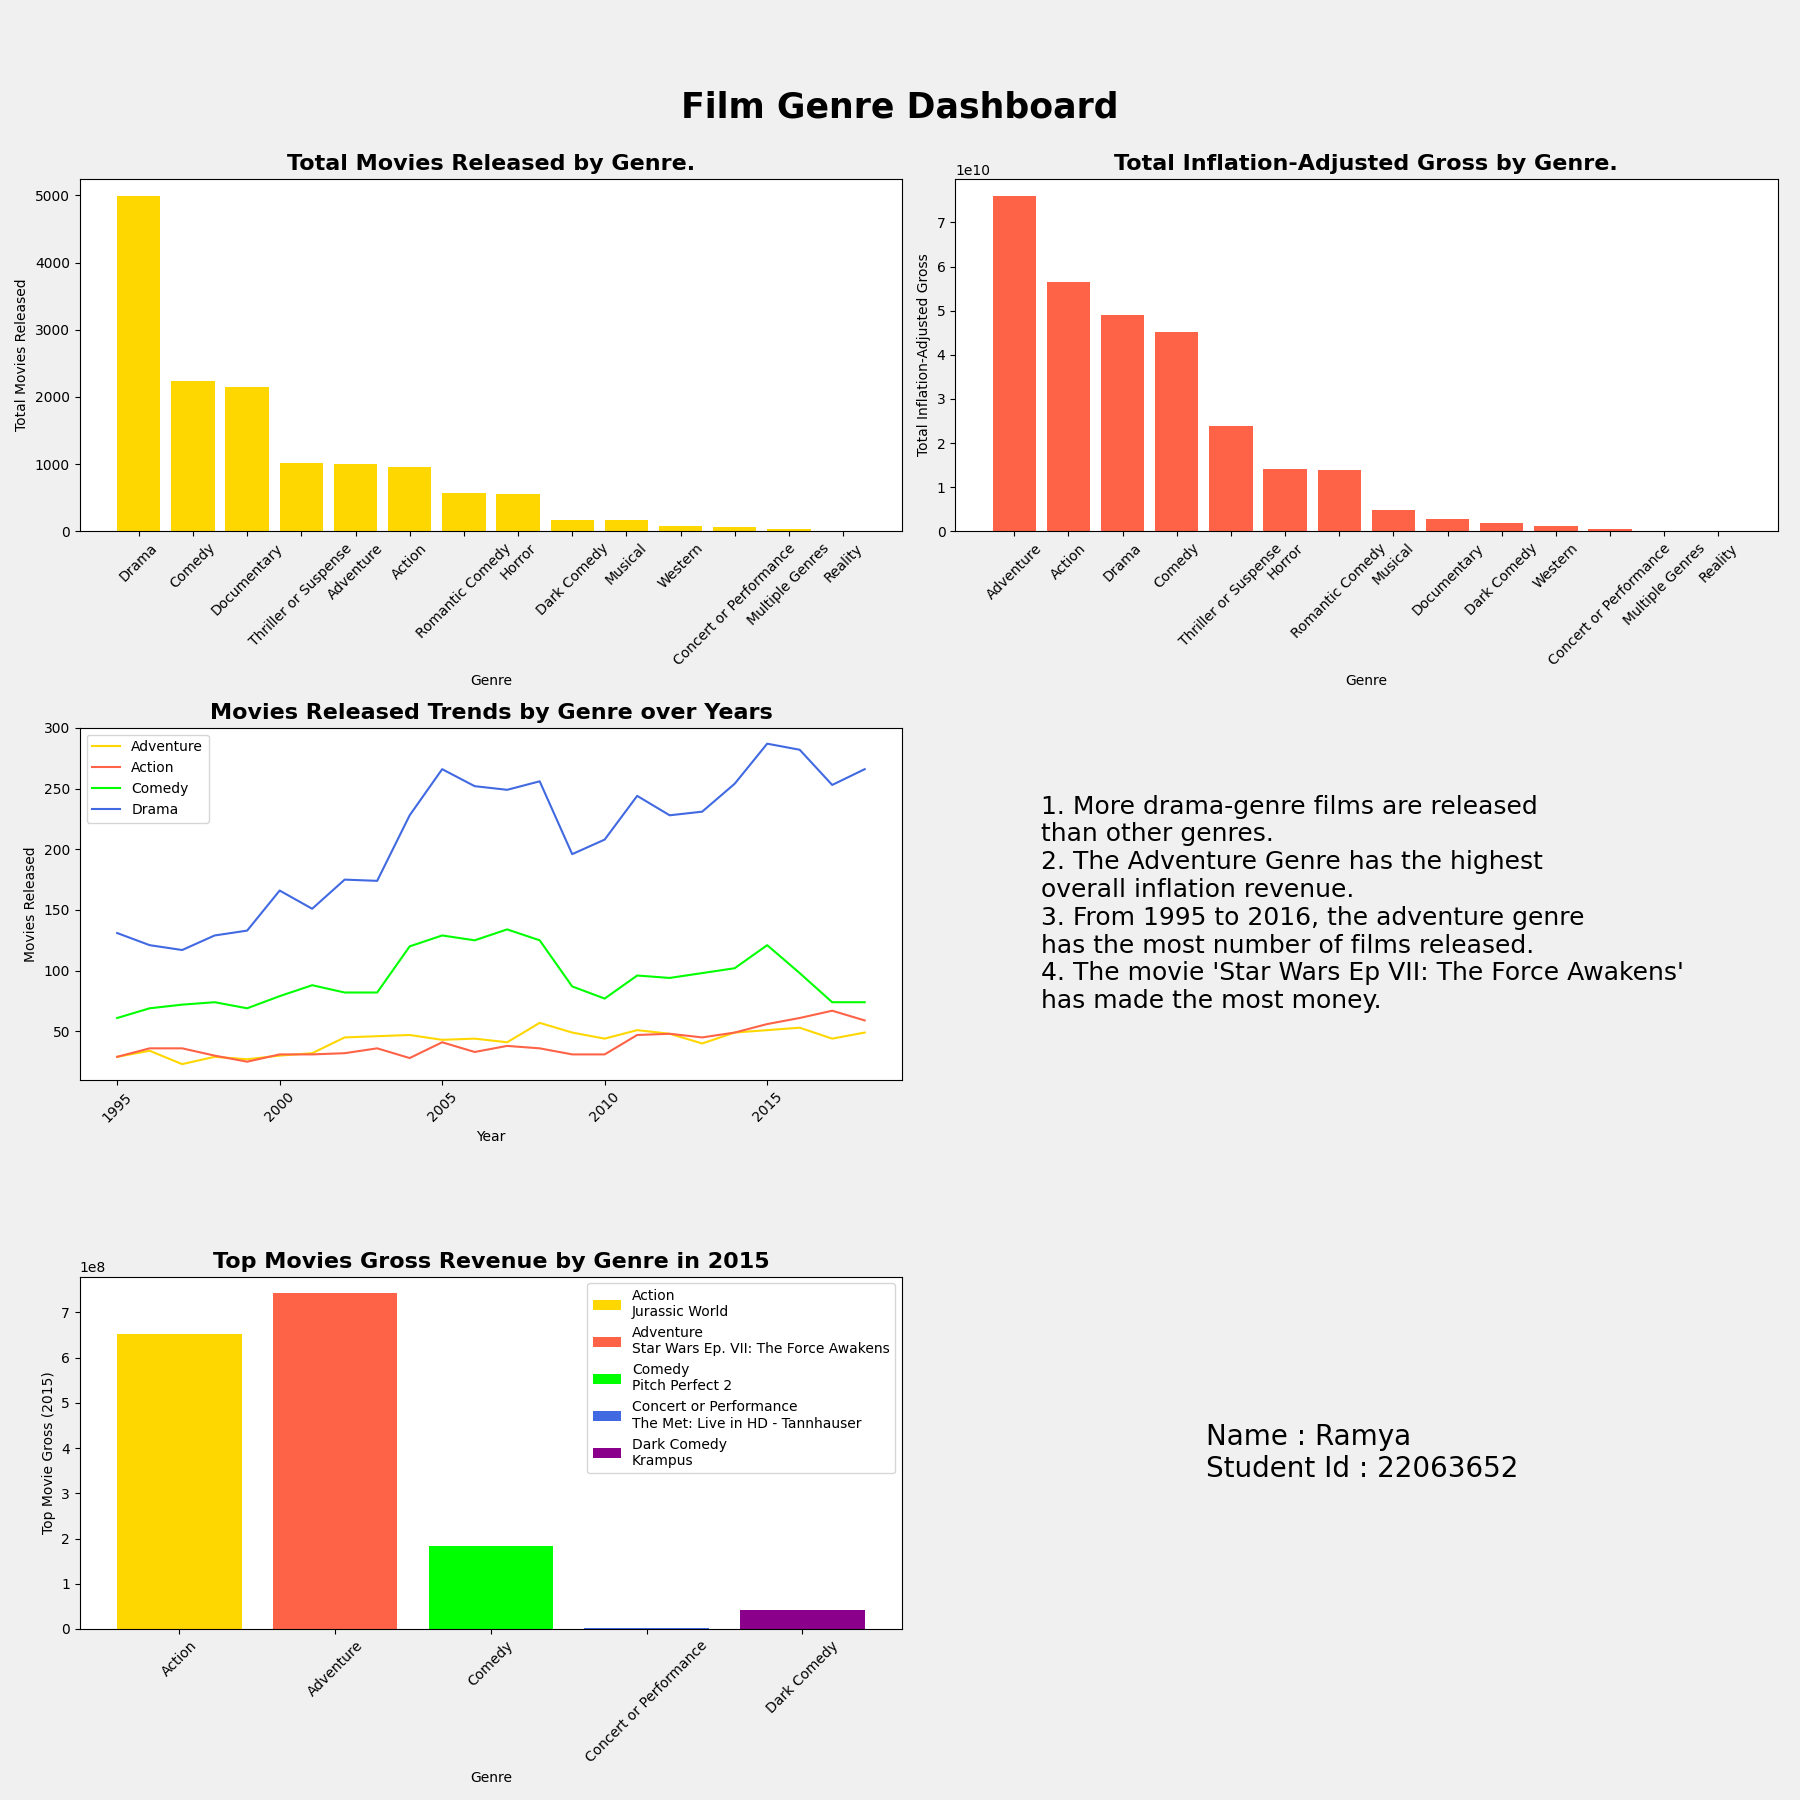

The script that saved this image:
# Data Source Link : https://www.kaggle.com/datasets/thedevastator/film-genre-statistics
# Github Link : https://github.com/pallaramya/dhv-assignment.git
import pandas as pd
import matplotlib.pyplot as plt

def load_data(file_path):
    """
    Load data from a CSV file.

    Parameters:
    - file_path (str): The path to the CSV file.

    Returns:
    - pd.DataFrame: A pandas DataFrame containing the loaded data.
    """
    return pd.read_csv(file_path)

def set_background_color(fig , color = '#f0f0f0'):
    """
    Set the background color of the entire plot.

    Parameters:
    - fig (matplotlib.figure.Figure): The matplotlib figure object.
    - color (str): The desired background color. Default is '#f0f0f0'.
    """
    fig.patch.set_facecolor(color)

def plot_total_movies(ax , data , color , title , xlabel , ylabel , rotation = 45):
    """
    Plot the total movies released by genre.

    Parameters:
    - ax (matplotlib.axes._subplots.AxesSubplot): The subplot to plot on.
    - data (pd.Series): The data to be plotted.
    - color (str): The color of the bars.
    - title (str): The title of the plot.
    - xlabel (str): The label for the x-axis.
    - ylabel (str): The label for the y-axis.
    - rotation (int): The rotation angle for x-axis ticks. Default is 45.
    """
    ax.bar(data.index , data , color = color)
    ax.set_title(title , fontweight = 'bold' , fontsize = 16)
    ax.set_xlabel(xlabel)
    ax.set_ylabel(ylabel)
    ax.tick_params(axis = 'x' , rotation = rotation)

def plot_movies_trends(ax , data , genres , colors , xlabel , ylabel , rotation = 45):
    """
    Plot the movies released trends by genre over years.

    Parameters:
    - ax (matplotlib.axes._subplots.AxesSubplot): The subplot to plot on.
    - data (pd.DataFrame): The data to be plotted.
    - genres (list): List of genres of interest.
    - colors (list): List of colors for each genre.
    - xlabel (str): The label for the x-axis.
    - ylabel (str): The label for the y-axis.
    - rotation (int): The rotation angle for x-axis ticks. Default is 45.
    """
    ax.set_title('Movies Released Trends by Genre over Years' , fontweight = 'bold' , fontsize = 16)
    ax.set_xlabel(xlabel)
    ax.set_ylabel(ylabel)
    ax.tick_params(axis = 'x' , rotation = rotation)

    for i, genre in enumerate(genres):
        if genre in data.index.get_level_values('Genre'):
            genre_data = data.loc[genre]
            ax.plot(genre_data.index.get_level_values('Year') , genre_data['Movies Released'] ,
                    label = genre , color = colors[i])

    ax.legend()

def plot_top_movies(ax , data , colors , xlabel , ylabel):
    """
    Plot the top movies gross revenue by genre in 2015.

    Parameters:
    - ax (matplotlib.axes._subplots.AxesSubplot): The subplot to plot on.
    - data (pd.DataFrame): The data to be plotted.
    - colors (list): List of colors for each genre.
    - xlabel (str): The label for the x-axis.
    - ylabel (str): The label for the y-axis.
    """
    for index , (genre , row) in enumerate(data.iterrows()):
        label_text = f"{row['Genre']}\n{row['Top Movie']}"
        ax.bar(index , row['Top Movie Gross (That Year)'] , label = label_text ,
               color = colors[index % len(colors)])

    ax.set_title('Top Movies Gross Revenue by Genre in 2015' , fontweight = 'bold' ,
                 fontsize = 16)
    ax.set_xticks(range(len(data)))
    ax.set_xticklabels(data['Genre'] , rotation = 45)
    ax.set_xlabel(xlabel)
    ax.set_ylabel(ylabel)
    ax.legend()

def add_text_subplot(ax , text , fontsize = 18):
    """
    Add text to a subplot with no axis.

    Parameters:
    - ax (matplotlib.axes._axes.Axes): The subplot with no axis.
    - text (str): The text to be added.
    - fontsize (int): The font size of the text. Default is 18.
    """
    ax.axis('off')
    ax.text(0.5 , 0.5 , text , ha = 'center' , va = 'center' , fontsize = fontsize ,
            color = 'black' , multialignment = 'left')

def create_dashboard(file_path , save_path):
    """
    Create a film genre dashboard and save it as an image.

    Parameters:
    - file_path (str): The path to the CSV file containing film genre data.
    - save_path (str): The path to save the generated dashboard image.
    """
    # Load data
    df = load_data(file_path)

    # Film-themed color palette
    film_colors = ['#FFD700' , '#FF6347' , '#00FF00' , '#4169E1' , '#8B008B']

    # Create subplots for the dashboard
    fig , axs = plt.subplots(3 , 2 , figsize = (18 , 18))

    # Set the background color for the entire plot
    set_background_color(fig)

    # Plot 1: Total Movies Released by Genre
    genre_movies_released = \
        df.groupby('Genre')['Movies Released'].sum().sort_values(ascending = False)
    plot_total_movies(axs[0 , 0] , genre_movies_released , film_colors[0] ,
                      'Total Movies Released by Genre.' , 'Genre' , 'Total Movies Released')

    # Plot 2: Total Inflation-Adjusted Gross by Genre
    genre_total_inflated_gross = \
        df.groupby('Genre')['Inflation-Adjusted Gross'].sum().sort_values(ascending = False)
    plot_total_movies(axs[0 , 1] , genre_total_inflated_gross , film_colors[1] ,
                      'Total Inflation-Adjusted Gross by Genre.' , 'Genre' ,
                      'Total Inflation-Adjusted Gross')

    # Plot 3: Movies Released Trends by Genre over Years
    grouped_by_genre_year = df.groupby(['Genre' , 'Year']).sum()
    genres_of_interest = ['Adventure' , 'Action' , 'Comedy' , 'Drama' , 'Sci-Fi']
    plot_movies_trends(axs[1 , 0] , grouped_by_genre_year , genres_of_interest , film_colors ,
                       'Year' , 'Movies Released')

    # Plot 4: Top Movies Gross Revenue by Genre in 2015
    movies_2015 = df[df['Year'] == 2015]
    grouped_by_genre_2015 = movies_2015.groupby('Genre')
    top_movies_2015 = grouped_by_genre_2015.apply\
        (lambda x: x.loc[x['Top Movie Gross (That Year)'].idxmax()]).reset_index(drop = True).head()
    plot_top_movies(axs[2 , 0] , top_movies_2015 , film_colors , 'Genre' , 'Top Movie Gross (2015)')

    # Text for axs[2, 0]
    add_text_subplot(axs[1 , 1] , "1. More drama-genre films are released \n"
                                 "than other genres.\n"
                                 "2. The Adventure Genre has the highest \n"
                                 "overall inflation revenue.\n"
                                 "3. From 1995 to 2016, the adventure genre \n"
                                 "has the most number of films released.\n"
                                 "4. The movie 'Star Wars Ep VII: The Force Awakens' \n"
                                 "has made the most money." , fontsize = 18)

    # Remove the empty subplot
    add_text_subplot(axs[2 , 1] , "Name : Ramya \n"
                                 "Student Id : 22063652 " , fontsize = 20)

    # Add main title
    fig.suptitle('Film Genre Dashboard' , fontsize = 25 , y = 0.95 , fontweight = 'bold')

    plt.tight_layout(rect = [0 , 0 , 1 , 0.95])
    plt.savefig(save_path)
    # plt.show()

# Example usage
create_dashboard('ThrowbackDataThursday Week 11 - Film Genre Stats.csv' , '22063652.png')
